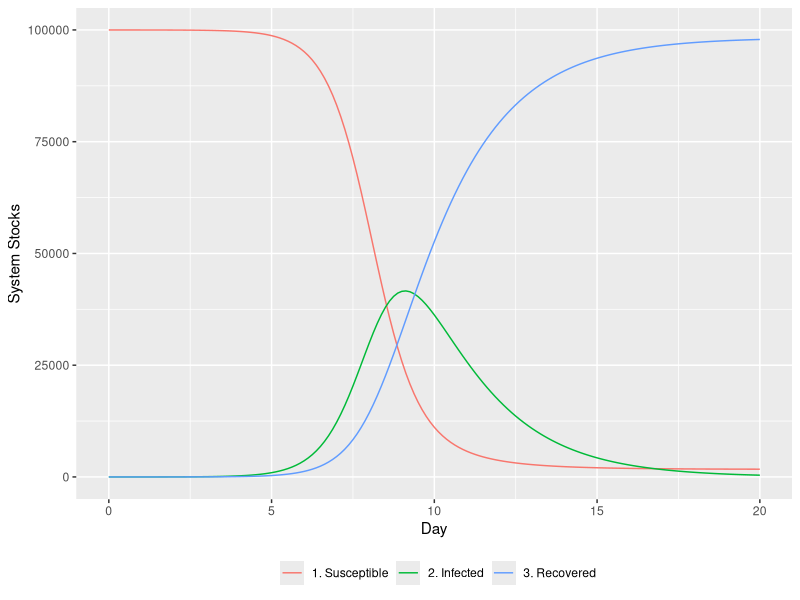

R code for this plot:
library(deSolve)
library(ggplot2)

START<-0; FINISH<-20; STEP<-0.125

# Create time vector
simtime <- seq(START, FINISH, by=STEP)

# Create stocks vector, with initial values
stocks  <- c(sSusceptible=99999,sInfected=1,sRecovered=0)

# Create auxiliaries vector, with values
auxs    <- c(aTotalPopulation=100000, aEffective.Contact.Rate=2, aDelay=2)

# Write callback function (model equations)
model <- function(time, stocks, auxs){
  with(as.list(c(stocks, auxs)),{ 
    aBeta <- aEffective.Contact.Rate / aTotalPopulation
    aLambda <- aBeta * sInfected
    
    fIR <- sSusceptible * aLambda
    fRR <- sInfected / aDelay
    
    d_sSusceptible_dt  <- -fIR
    d_sInfected_dt     <- fIR - fRR
    d_sRecovered_dt    <- fRR
    
    
    return (list(c(d_sSusceptible_dt,d_sInfected_dt,d_sRecovered_dt),
                 IR=fIR, RR=fRR,Beta=aBeta,Lambda=aLambda,
                 CE=aEffective.Contact.Rate))   
  })
}

# Call Solver, and store results in a data frame
o<-data.frame(ode(y=stocks, times=simtime, func = model, 
                  parms=auxs, method="euler"))

# PLot output
p1<-ggplot()+
  geom_line(data=o,aes(time,o$sSusceptible,color="1. Susceptible"))+
  geom_line(data=o,aes(time,o$sInfected,color="2. Infected"))+
  geom_line(data=o,aes(time,o$sRecovered,color="3. Recovered"))+
  ylab("System Stocks")+
  xlab("Day") +
  labs(color="")+
  theme(legend.position="bottom")
